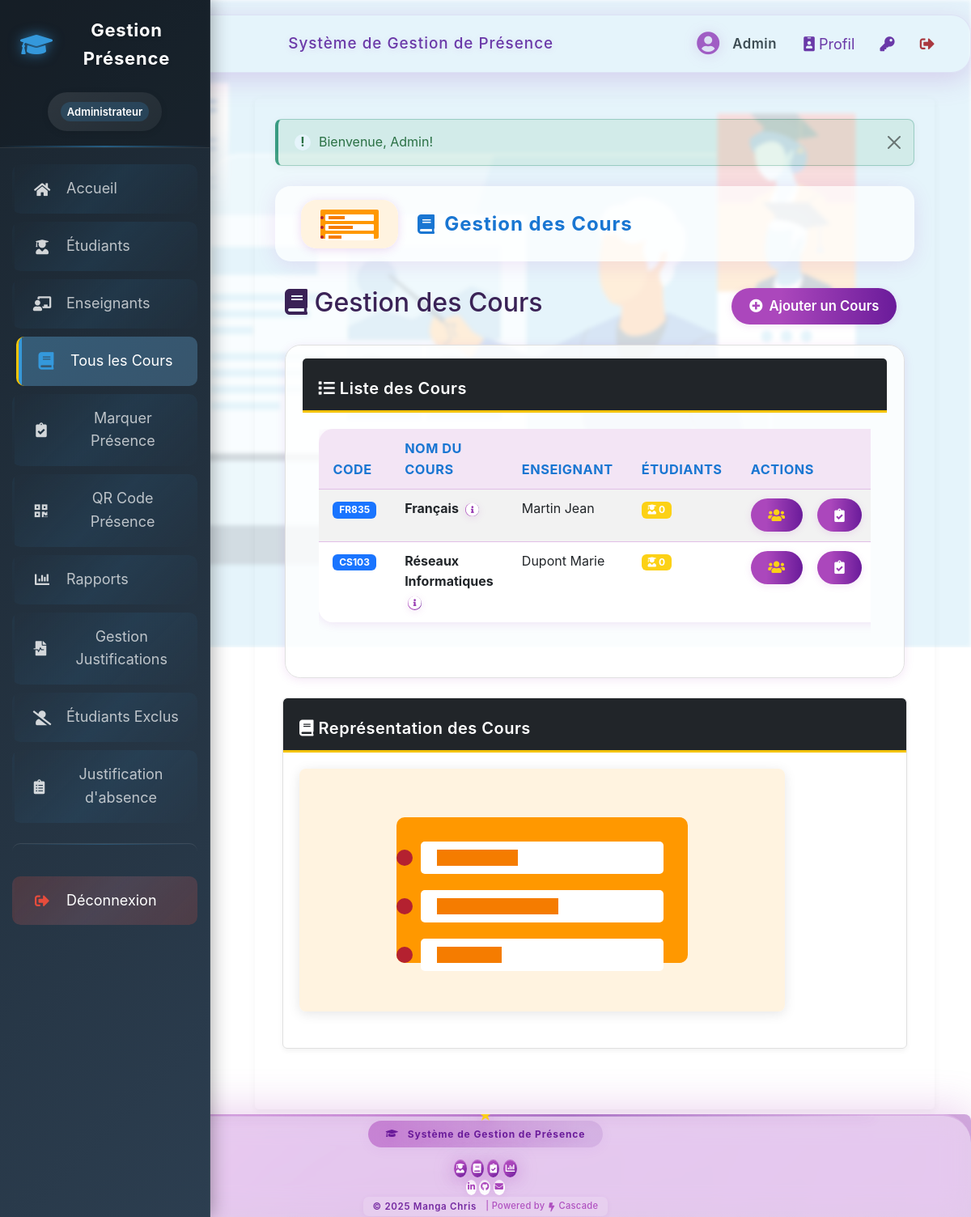
/cours.php (signed in), run on the app's committed database.
### tables this page shows
CREATE TABLE `cours` (
  `id` int(11) NOT NULL AUTO_INCREMENT,
  `code` varchar(20) NOT NULL,
  `nom` varchar(150) NOT NULL,
  `enseignant_id` int(11) DEFAULT NULL,
  `description` text,
  PRIMARY KEY (`id`),
  UNIQUE KEY `code` (`code`),
  KEY `enseignant_id` (`enseignant_id`),
  CONSTRAINT `cours_ibfk_1` FOREIGN KEY (`enseignant_id`) REFERENCES `utilisateurs` (`id`)
);

CREATE TABLE `utilisateurs` (
  `id` int(11) NOT NULL AUTO_INCREMENT,
  `nom` varchar(100) NOT NULL,
  `prenom` varchar(100) NOT NULL,
  `email` varchar(150) NOT NULL,
  `mot_de_passe` varchar(255) NOT NULL,
  `role` enum('admin','enseignant') DEFAULT 'enseignant',
  `date_creation` timestamp NULL DEFAULT CURRENT_TIMESTAMP,
  `derniere_connexion` timestamp NULL DEFAULT NULL,
  PRIMARY KEY (`id`),
  UNIQUE KEY `email` (`email`)
);

### config/database.php (called while the page is built, shortened)
<?php
$db_type = null;
$pdo = null;
$mysqli = null;
if (getenv('REPL_ID') || getenv('REPL_SLUG') || getenv('PGHOST')) {
    $db_type = 'postgresql';
    $host = getenv('PGHOST');
    $dbname = getenv('PGDATABASE');
    $user = getenv('PGUSER');
    $password = getenv('PGPASSWORD');
    $port = getenv('PGPORT');
    $dsn = "pgsql:host=$host;port=$port;dbname=$dbname;user=$user;password=$password";
    try {
        $pdo = new PDO($dsn);
        $pdo->setAttribute(PDO::ATTR_ERRMODE, PDO::ERRMODE_EXCEPTION);
        $pdo->setAttribute(PDO::ATTR_DEFAULT_FETCH_MODE, PDO::FETCH_ASSOC);
    } catch (PDOException $e) {
        die("Erreur de connexion à la base de données PostgreSQL: " . $e->getMessage());
    }
} else {
    $db_type = 'mysql';
    $host = 'localhost';
    $dbname = 'attendance_system';
    $user = 'root';
    $password = '';
    $port = 3306;
    $mysqli = new mysqli($host, $user, $password, $dbname, $port);
    $mysqli->set_charset("utf8mb4");
}
function db_query($sql, $params = []) {
    global $db_type, $pdo, $mysqli;
    if ($db_type === 'postgresql') {
        try {
            $stmt = $pdo->prepare($sql);
            $stmt->execute($params);
            return $stmt->fetchAll();
        } catch (PDOException $e) {
            error_log("Erreur SQL (PostgreSQL): " . $e->getMessage());
            return false;
        }
    } else {
        try {
            $stmt = $mysqli->prepare($sql);
            $stmt->execute();
            $result = $stmt->get_result();
            $rows = [];
            while ($row = $result->fetch_assoc()) {
                $rows[] = $row;
            }
            return $rows;
        } catch (Exception $e) {
            error_log("Erreur SQL (MySQL): " . $e->getMessage());
            return false;
        }
    }
}
?>

### cours.php (the view, shortened to what this page needs)
<?php
require_once 'includes/auth.php';
require_once 'config/database.php';
$cours = db_query("
    SELECT c.*,
           u.nom as enseignant_nom,
           u.prenom as enseignant_prenom,
           COUNT(DISTINCT i.etudiant_id) as nb_etudiants
    FROM cours c
    LEFT JOIN utilisateurs u ON c.enseignant_id = u.id AND u.role = 'enseignant'
    LEFT JOIN inscriptions i ON c.id = i.cours_id
    GROUP BY c.id, c.nom, c.code, c.description, c.enseignant_id, u.nom, u.prenom
    ORDER BY c.nom
");
include 'includes/header.php';
?>
<link rel="stylesheet" href="assets/css/global-modern.css?v=<?= time() ?>">
<div class="courses-full-bg">
    <img src="Nouveau dossier/Capterra-creation-cours-en-ligne.png" alt="Cours en ligne - arrière-plan décoratif">
</div>
<div class="page-hero">
    <img src="assets/images/courses.svg" alt="Cours Universitaires" class="page-hero-img">
    <h1 class="page-hero-title"><i class="fas fa-book"></i> Gestion des Cours</h1>
</div>
<div class="container-fluid">
    <div class="d-flex justify-content-between align-items-center mb-4">
        <h1 class="h2"><i class="fas fa-book"></i> Gestion des Cours</h1>
        <div>
            <a href="ajouter_cours.php" class="modern-btn btn btn-primary">
                <i class="fas fa-plus-circle"></i> Ajouter un Cours
            </a>
        </div>
    </div>
    <div class="modern-card card">
        <div class="card-header bg-dark text-white">
            <h5 class="card-title mb-0"><i class="fas fa-list"></i> Liste des Cours</h5>
        </div>
        <div class="card-body">
            <div class="table-responsive">
                <table class="modern-table table table-striped table-hover data-table">
                    <thead class="table-dark">
                        <tr>
                            <th>Code</th>
                            <th>Nom du Cours</th>
                            <th>Enseignant</th>
                            <th>Étudiants</th>
                            <th>Actions</th>
                        </tr>
                    </thead>
                    <tbody>
                        <?php if (empty($cours)): ?>
                            <tr>
                                <td colspan="5" class="text-center">Aucun cours enregistré.</td>
                            </tr>
                        <?php else: ?>
                            <?php foreach ($cours as $c): ?>
                                <tr>
                                    <td><span class="badge bg-primary"><?= htmlspecialchars($c['code']) ?></span></td>
                                    <td>
                                        <strong><?= htmlspecialchars($c['nom']) ?></strong>
                                        <?php if (!empty($c['description'])): ?>
                                            <button class="modern-btn btn btn-sm btn-link p-0 ms-1" data-bs-toggle="tooltip" data-bs-placement="top" title="<?= htmlspecialchars($c['description']) ?>">
                                                <i class="fas fa-info-circle"></i>
                                            </button>
                                        <?php endif; ?>
                                    </td>
                                    <td>
                                        <?php if ($c['enseignant_id']): ?>
                                            <?= htmlspecialchars($c['enseignant_nom'] . ' ' . $c['enseignant_prenom']) ?>
                                        <?php else: ?>
                                            <span class="badge bg-warning text-dark">Non assigné</span>
                                        <?php endif; ?>
                                    </td>
                                    <td>
                                        <span class="badge bg-info">
                                            <i class="fas fa-user-graduate"></i> <?= $c['nb_etudiants'] ?>
                                        </span>
                                    </td>
                                    <td>
                                        <div class="d-flex justify-content-center gap-2">
                                            <a href="liste_etudiants.php?cours_id=<?= $c['id'] ?>" class="modern-btn btn btn-sm btn-outline-info" title="Liste des étudiants">
                                                <i class="fas fa-users"></i>
                                            </a>
                                            <a href="presence.php?cours_id=<?= $c['id'] ?>" class="modern-btn btn btn-sm btn-outline-success" title="Marquer les présences">
                                                <i class="fas fa-clipboard-check"></i>
                                            </a>
                                        </div>
                                    </td>
                                </tr>
                            <?php endforeach; ?>
                        <?php endif; ?>
                    </tbody>
                </table>
            </div>
        </div>
    </div>
    <div class="row mt-4">
        <div class="col-md-12">
            <div class="card">
                <div class="card-header bg-dark text-white">
                    <h5 class="card-title mb-0"><i class="fas fa-book"></i> Représentation des Cours</h5>
                </div>
                <div class="card-body">
                    <img src="assets/images/courses.svg" alt="Représentation visuelle des cours" class="decorative-image">
                </div>
            </div>
        </div>
    </div>
</div>
<?php
include 'includes/footer.php';
?>

### assets/css/sidebar-enhanced.css (style rules this page uses)
html, body { padding: 0 !important; margin: 0 !important; }
body { margin-left: 0 !important; padding-left: 0 !important; }

### assets/css/global-modern.css (style rules this page uses)
body { background: linear-gradient(135deg,#f3e5f5 0%,#fff 100%); font-family: 'Inter', 'Segoe UI', Arial, sans-serif; color: #3a2256; min-height: 100vh; margin: 0; }
.theme-cours { --main-gradient: linear-gradient(90deg,#1976d2 30%,#43a047 100%); --main-color: #1976d2; --accent: #bbdefb; --shadow: #1976d222; }
.page-hero, .modern-card, .modern-table, .modern-alert { background: var(--accent, rgba(255,255,255,0.7)); box-shadow: 0 4px 24px var(--shadow, #ab47bc22); }
.page-hero-title, .modern-table th, .modern-alert { color: var(--main-color, #6a1b9a) !important; }
.modern-btn, .btn-modern { background: var(--main-gradient, linear-gradient(90deg,#ab47bc 30%,#6a1b9a 100%)); color: #fff; box-shadow: 0 2px 10px var(--shadow, #ab47bc22); }
.modern-table th { background: var(--accent, #f3e5f5); }
.page-hero { display: flex; align-items: center; gap: 1.5rem; background: rgba(255,255,255,0.7); box-shadow: 0 4px 24px #ab47bc22; border-radius: 1.2rem; padding: 1.1rem 2rem 1rem 2rem; margin: 24px 0 32px 0; position: relative; overflow: hidden; animation: fadeInDown 0.9s cubic-bezier(.42,0,.58,1); }
.page-hero-img { height: 60px; width: auto; border-radius: 1.2rem; box-shadow: 0 2px 12px #ab47bc33; background: #fff; object-fit: cover; }
.page-hero-title { font-size: 1.5rem; font-weight: 700; color: #6a1b9a; letter-spacing: 1px; display: flex; align-items: center; gap: 0.7rem; margin: 0; }
.modern-btn, .btn-modern { border: none; border-radius: 2rem; background: linear-gradient(90deg,#ab47bc 30%,#6a1b9a 100%); color: #fff; font-weight: 600; font-size: 1.04rem; padding: 0.6rem 1.35rem; box-shadow: 0 2px 10px #ab47bc22; transition: background 0.18s, box-shadow 0.18s, transform 0.18s; display: inline-flex; align-items: center; gap: 0.5rem; text-decoration: none; }
.modern-table { width: 100%; border-radius: 1.1rem; background: rgba(255,255,255,0.7); box-shadow: 0 2px 12px #ab47bc22; overflow: hidden; margin-bottom: 2rem; border-collapse: separate; border-spacing: 0; }
.modern-table th, .modern-table td { padding: 0.7rem 1.1rem; text-align: left; border-bottom: 1px solid #e1bee7; }
.modern-table th { background: #f3e5f5; color: #6a1b9a; font-weight: 700; font-size: 1.02rem; }
.modern-table tr:last-child td { border-bottom: none; }
.modern-card { background: rgba(255,255,255,0.8); border-radius: 1.2rem; box-shadow: 0 2px 12px #ab47bc22; padding: 1rem 1.3rem 1rem 1.3rem; margin-bottom: 1.5rem; animation: fadeInUp 1s cubic-bezier(.42,0,.58,1); }

### assets/css/modules/base.css (style rules this page uses)
:root { --couleur-primaire: #1a75ff; --couleur-secondaire: #084298; --couleur-accent: #ce1126; --couleur-texte: #333; --couleur-fond: #f7f7f9; --couleur-succes: #2D936C; --couleur-danger: #BF0603; --couleur-avertissement: #F3C302; --couleur-info: #0dcaf0; --couleur-fond-clair: #ecf0f1; }
body { font-family: 'Segoe UI', Tahoma, Geneva, Verdana, sans-serif; line-height: 1.6; color: var(--couleur-texte); background-color: var(--couleur-fond); margin: 0; padding: 0; background-image: url('../images/cameroon-pattern.svg'); background-repeat: repeat; background-size: 400px 400px; }
h1, h2, h3, h4, h5, h6 { font-weight: 600; margin-top: 0.5em; margin-bottom: 0.5em; color: var(--couleur-primaire); }
a { color: var(--couleur-accent); text-decoration: none; transition: color 0.2s; }

### assets/css/modules/layout.css (style rules this page uses)
.row { display: flex; flex-wrap: wrap; margin: 0 -15px 25px; gap: 15px; }

### assets/css/modules/theme-blue.css (style rules this page uses)
:root { --couleur-primaire: #1a75ff; --couleur-secondaire: #084298; --couleur-accent: #ce1126; --couleur-texte: #333; --couleur-fond: #f7f7f9; --couleur-succes: #2D936C; --couleur-danger: #BF0603; --couleur-avertissement: #F3C302; --couleur-info: #0dcaf0; --couleur-fond-clair: #ecf0f1; }
.navbar, .sidebar, .card-header, th { background-color: var(--couleur-primaire); }
label, h1, h2, h3, h4, h5, h6 { color: var(--couleur-secondaire); }
.btn-primary, .stat-value, .stat-number { background-color: var(--couleur-accent); color: white; }
.card-header, .dashboard-header { border-bottom-color: var(--couleur-avertissement); }
.btn-primary { background-color: var(--couleur-primaire) !important; border-color: var(--couleur-secondaire) !important; }
.bg-primary { background-color: var(--couleur-primaire) !important; }

### data on the page
cours: code "FR835", nom "Français", enseignant.prenom "Martin Jean", nb_etudiants "0"
cours: code "CS103", nom "Réseaux Informatiques", enseignant.prenom "Dupont Marie", nb_etudiants "0"

### other printed values
$_SESSION['user_nom'] "Admin"
$_SESSION['alerte']['message'] "Bienvenue, Admin!"
